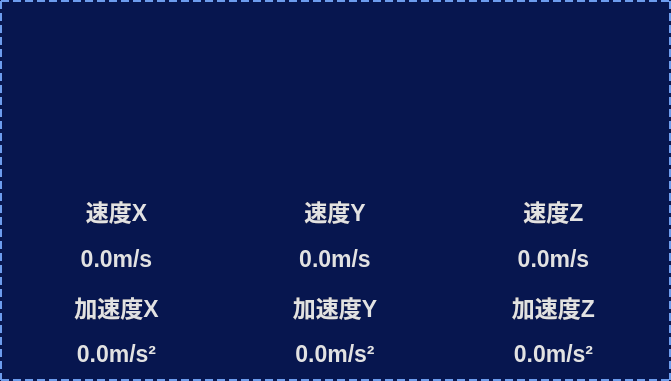
   <widget class="QFrame" name="frame_58">
    <property name="geometry">
     <rect>
      <x>400</x>
      <y>40</y>
      <width>671</width>
      <height>381</height>
     </rect>
    </property>
    <property name="styleSheet">
     <string notr="true">background-color:rgb(7, 22, 79);
border:2px dashed rgb(109, 156, 237);
</string>
    </property>
    <property name="frameShape">
     <enum>QFrame::StyledPanel</enum>
    </property>
    <property name="frameShadow">
     <enum>QFrame::Raised</enum>
    </property>
    <widget class="QWidget" name="widget_38" native="true">
     <property name="geometry">
      <rect>
       <x>10</x>
       <y>10</y>
       <width>651</width>
       <height>361</height>
      </rect>
     </property>
     <property name="styleSheet">
      <string notr="true">border:none;</string>
     </property>
     <widget class="GaugeWatch" name="gaugeWatchZ">
      <property name="geometry">
       <rect>
        <x>460</x>
        <y>20</y>
        <width>150</width>
        <height>150</height>
       </rect>
      </property>
      <property name="minValue">
       <double>-5.000000000000000</double>
      </property>
      <property name="maxValue">
       <double>5.000000000000000</double>
      </property>
      <property name="unit">
       <string>m/s</string>
      </property>
     </widget>
     <widget class="GaugeWatch" name="gaugeWatchY">
      <property name="geometry">
       <rect>
        <x>250</x>
        <y>20</y>
        <width>150</width>
        <height>150</height>
       </rect>
      </property>
      <property name="minValue">
       <double>-5.000000000000000</double>
      </property>
      <property name="maxValue">
       <double>5.000000000000000</double>
      </property>
      <property name="unit">
       <string>m/s</string>
      </property>
     </widget>
     <widget class="GaugeWatch" name="gaugeWatchX">
      <property name="geometry">
       <rect>
        <x>40</x>
        <y>20</y>
        <width>150</width>
        <height>150</height>
       </rect>
      </property>
      <property name="minValue">
       <double>-5.000000000000000</double>
      </property>
      <property name="maxValue">
       <double>5.000000000000000</double>
      </property>
      <property name="unit">
       <string>m/s</string>
      </property>
     </widget>
     <widget class="QFrame" name="frame_2">
      <property name="geometry">
       <rect>
        <x>0</x>
        <y>180</y>
        <width>650</width>
        <height>185</height>
       </rect>
      </property>
      <property name="frameShape">
       <enum>QFrame::StyledPanel</enum>
      </property>
      <property name="frameShadow">
       <enum>QFrame::Raised</enum>
      </property>
      <layout class="QGridLayout" name="gridLayout_2" rowstretch="1,1,1,1" columnstretch="1,1,1">
       <property name="leftMargin">
        <number>0</number>
       </property>
       <property name="topMargin">
        <number>0</number>
       </property>
       <property name="rightMargin">
        <number>0</number>
       </property>
       <property name="bottomMargin">
        <number>0</number>
       </property>
       <item row="0" column="1">
        <widget class="QLabel" name="VelocityY_8">
         <property name="font">
          <font>
           <pointsize>17</pointsize>
           <bold>true</bold>
          </font>
         </property>
         <property name="styleSheet">
          <string notr="true">color:rgb(226,226,226)</string>
         </property>
         <property name="text">
          <string>速度Y</string>
         </property>
         <property name="alignment">
          <set>Qt::AlignCenter</set>
         </property>
        </widget>
       </item>
       <item row="2" column="0">
        <widget class="QLabel" name="AccelXL">
         <property name="font">
          <font>
           <pointsize>17</pointsize>
           <bold>true</bold>
          </font>
         </property>
         <property name="styleSheet">
          <string notr="true">color:rgb(226,226,226)</string>
         </property>
         <property name="text">
          <string>加速度X</string>
         </property>
         <property name="alignment">
          <set>Qt::AlignCenter</set>
         </property>
        </widget>
       </item>
       <item row="0" column="0">
        <widget class="QLabel" name="VelocityX_3">
         <property name="font">
          <font>
           <pointsize>17</pointsize>
           <bold>true</bold>
          </font>
         </property>
         <property name="styleSheet">
          <string notr="true">color:rgb(226,226,226)</string>
         </property>
         <property name="text">
          <string>速度X</string>
         </property>
         <property name="alignment">
          <set>Qt::AlignCenter</set>
         </property>
        </widget>
       </item>
       <item row="1" column="0">
        <widget class="QLabel" name="VelocityX">
         <property name="font">
          <font>
           <pointsize>17</pointsize>
           <bold>true</bold>
          </font>
         </property>
         <property name="styleSheet">
          <string notr="true">color:rgb(226,226,226)</string>
         </property>
         <property name="text">
          <string>0.0m/s</string>
         </property>
         <property name="alignment">
          <set>Qt::AlignCenter</set>
         </property>
        </widget>
       </item>
       <item row="1" column="1">
        <widget class="QLabel" name="VelocityY">
         <property name="font">
          <font>
           <pointsize>17</pointsize>
           <bold>true</bold>
          </font>
         </property>
         <property name="styleSheet">
          <string notr="true">color:rgb(226,226,226)</string>
         </property>
         <property name="text">
          <string>0.0m/s</string>
         </property>
         <property name="alignment">
          <set>Qt::AlignCenter</set>
         </property>
        </widget>
       </item>
       <item row="2" column="2">
        <widget class="QLabel" name="VelocityZ_2">
         <property name="font">
          <font>
           <pointsize>17</pointsize>
           <bold>true</bold>
          </font>
         </property>
         <property name="styleSheet">
          <string notr="true">color:rgb(226,226,226)</string>
         </property>
         <property name="text">
          <string>加速度Z</string>
         </property>
         <property name="alignment">
          <set>Qt::AlignCenter</set>
         </property>
        </widget>
       </item>
       <item row="0" column="2">
        <widget class="QLabel" name="VelocityZ_3">
         <property name="font">
          <font>
           <pointsize>17</pointsize>
           <bold>true</bold>
          </font>
         </property>
         <property name="styleSheet">
          <string notr="true">color:rgb(226,226,226)</string>
         </property>
         <property name="text">
          <string>速度Z</string>
         </property>
         <property name="alignment">
          <set>Qt::AlignCenter</set>
         </property>
        </widget>
       </item>
       <item row="1" column="2">
        <widget class="QLabel" name="VelocityZ">
         <property name="font">
          <font>
           <pointsize>17</pointsize>
           <bold>true</bold>
          </font>
         </property>
         <property name="styleSheet">
          <string notr="true">color:rgb(226,226,226)</string>
         </property>
         <property name="text">
          <string>0.0m/s</string>
         </property>
         <property name="alignment">
          <set>Qt::AlignCenter</set>
         </property>
        </widget>
       </item>
       <item row="2" column="1">
        <widget class="QLabel" name="VelocityY_7">
         <property name="font">
          <font>
           <pointsize>17</pointsize>
           <bold>true</bold>
          </font>
         </property>
         <property name="styleSheet">
          <string notr="true">color:rgb(226,226,226)</string>
         </property>
         <property name="text">
          <string>加速度Y</string>
         </property>
         <property name="alignment">
          <set>Qt::AlignCenter</set>
         </property>
        </widget>
       </item>
       <item row="3" column="0">
        <widget class="QLabel" name="AccelX">
         <property name="font">
          <font>
           <pointsize>17</pointsize>
           <bold>true</bold>
          </font>
         </property>
         <property name="styleSheet">
          <string notr="true">color:rgb(226,226,226)</string>
         </property>
         <property name="text">
          <string>0.0m/s²</string>
         </property>
         <property name="alignment">
          <set>Qt::AlignCenter</set>
         </property>
        </widget>
       </item>
       <item row="3" column="1">
        <widget class="QLabel" name="AccelY">
         <property name="font">
          <font>
           <pointsize>17</pointsize>
           <bold>true</bold>
          </font>
         </property>
         <property name="styleSheet">
          <string notr="true">color:rgb(226,226,226)</string>
         </property>
         <property name="text">
          <string>0.0m/s²</string>
         </property>
         <property name="alignment">
          <set>Qt::AlignCenter</set>
         </property>
        </widget>
       </item>
       <item row="3" column="2">
        <widget class="QLabel" name="AccelZ">
         <property name="font">
          <font>
           <pointsize>17</pointsize>
           <bold>true</bold>
          </font>
         </property>
         <property name="styleSheet">
          <string notr="true">color:rgb(226,226,226)</string>
         </property>
         <property name="text">
          <string>0.0m/s²</string>
         </property>
         <property name="alignment">
          <set>Qt::AlignCenter</set>
         </property>
        </widget>
       </item>
      </layout>
     </widget>
    </widget>
   </widget>
